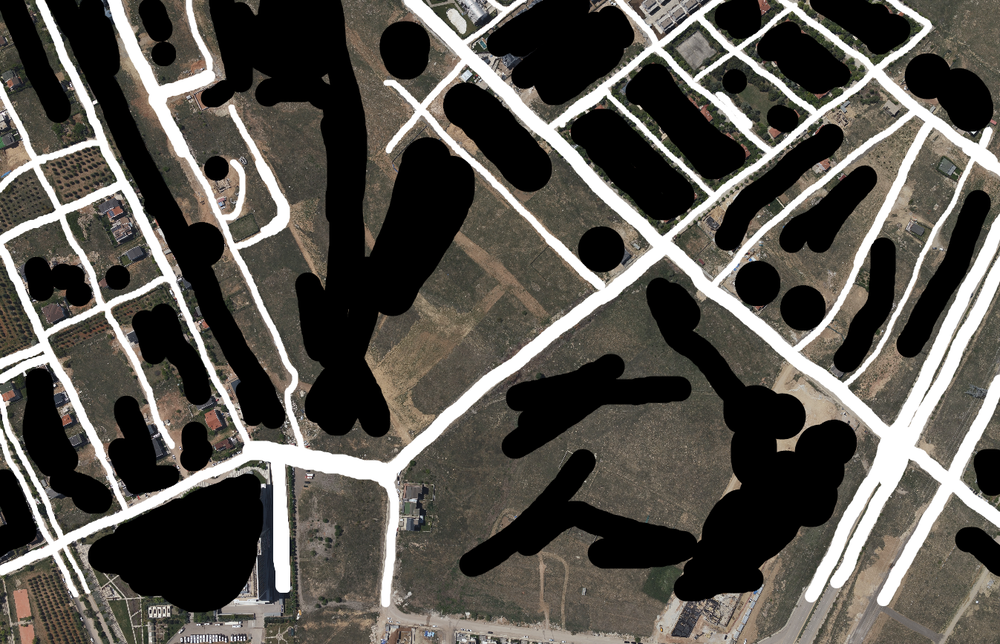
#> input picture src/referance_map/references/0.png, 1000 x 644 px, shrunk from 1347 x 867 before the run, found by its file name; its folder holds only this picture in this run
$ python road_map_converter.py
#> lines starting #> are read from the running program, lines starting #| are printed output that depends on the picture; after the words box and inside, x2 and y2 are one past the last pixel; in counts of white or black regions, pixels touching at a corner belong together
import cv2
import numpy as np
import os

# Klasör yollarını tanımlayın
input_folder = './src/referance_map/references/'  # Fotoğrafların bulunduğu klasör yolu
output_folder = './src/referance_map/processed_road_map/'  # Çıktının kaydedileceği klasör yolu

# Eğer output klasörü yoksa oluştur
if not os.path.exists(output_folder):
    os.makedirs(output_folder)

# Tüm resimleri işlemek için klasörü gez
for filename in os.listdir(input_folder):
    if filename.endswith('.jpg') or filename.endswith('.png'):  # İstediğiniz dosya formatlarını ekleyin
        # Resmi yükle
        img = cv2.imread(os.path.join(input_folder, filename))
#> img is the input picture: shape (644, 1000, 3); mean B, G, R 76, 82.1, 85.4

        # Beyaz dışındaki tüm renkleri siyah yap
        lower_white = np.array([200, 200, 200])  # Beyazın alt sınırı (isteğe göre ayarlayın)
        upper_white = np.array([255, 255, 255])  # Beyazın üst sınırı

        # Maske oluştur ve beyaz olan kısımları koru, diğer yerleri siyaha çevir
        mask = cv2.inRange(img, lower_white, upper_white)
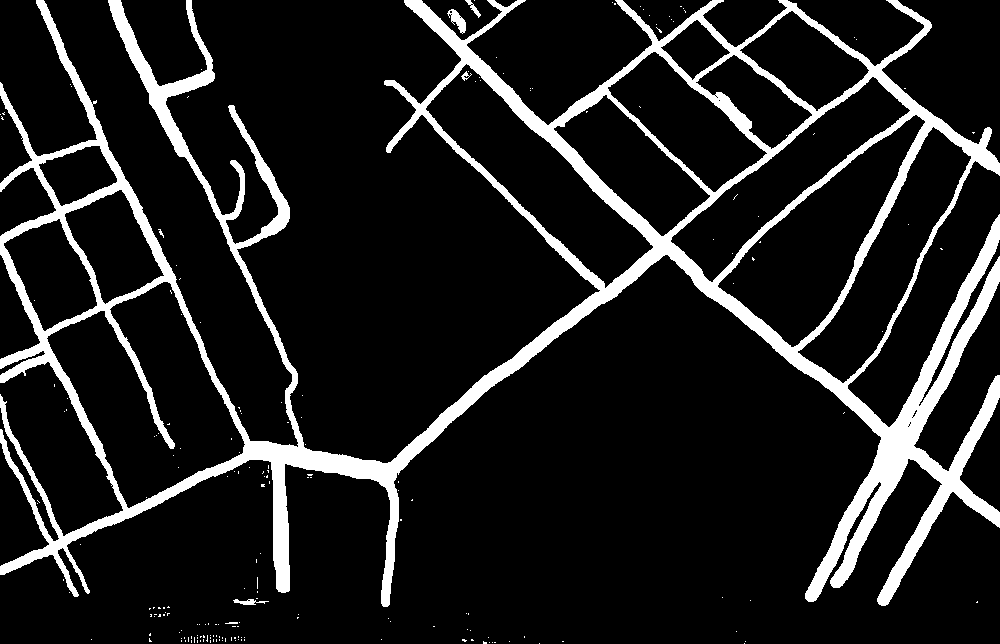
#> mask: shape (644, 1000); 12.3% white; 203 white regions (196 under 20 px), largest, box (x1, y1, x2, y2) and area: (0, 0, 1000, 607) 78182, (447, 9, 466, 34) 217, (233, 599, 269, 605) 111
        result = cv2.bitwise_and(img, img, mask=mask)

        # Çıktıyı kaydet
        output_path = os.path.join(output_folder, filename)
        cv2.imwrite(output_path, result)

print("İşlem tamamlandı. Tüm resimler output klasörüne kaydedildi.")
